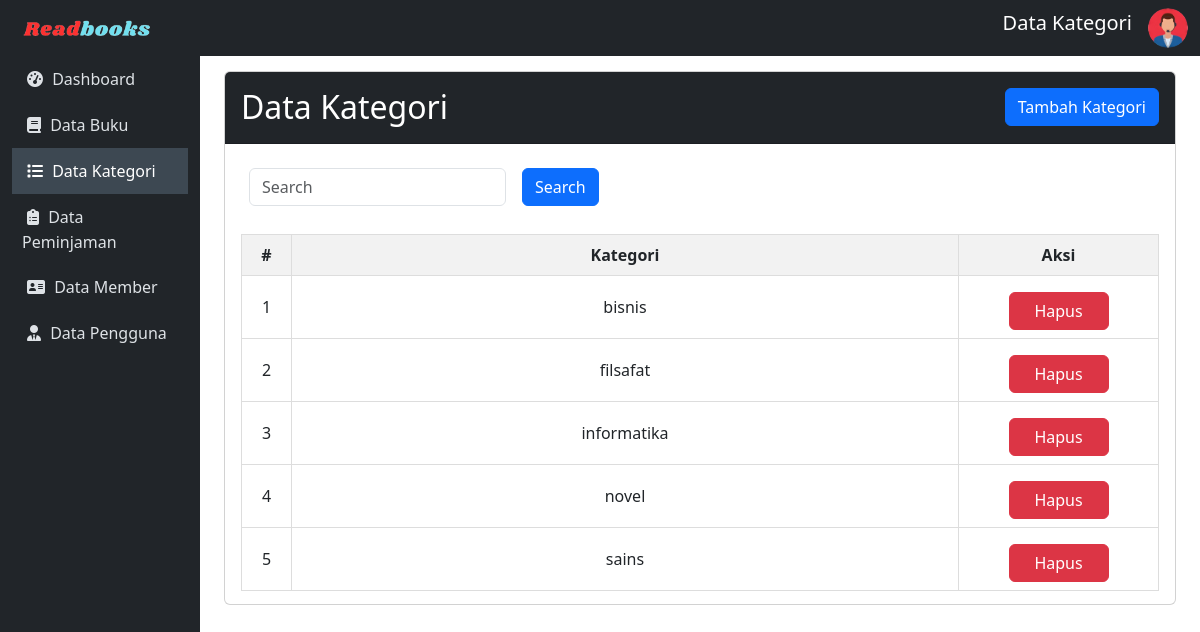
The app's page /admin/kategori/data-kategori.php with its own data.
### tables this page shows
CREATE TABLE `kategori_buku` (
  `kategori` varchar(255) NOT NULL
);

### config/config.php (called while the page is built, shortened)
<?php
$host = "127.0.0.1";
$username = "root";
$password = "";
$database_name = "brary";
$connection = mysqli_connect($host, $username, $password, $database_name);
function queryReadData($dataKategori)
{
  global $connection;
  $result = mysqli_query($connection, $dataKategori);
  $items = [];
  while ($item = mysqli_fetch_assoc($result)) {
    $items[] = $item;
  }
  return $items;
}
?>

### admin/kategori/data-kategori.php (the view, shortened to what this page needs)
<?php
include "../../config/config.php";
$datakategori = queryReadData("SELECT * FROM kategori_buku order by kategori ASC");
?>
<!DOCTYPE html>
<html lang="en">
<head>
    <link href="https://cdn.jsdelivr.net/npm/bootstrap@5.3.2/dist/css/bootstrap.min.css" rel="stylesheet">
</head>
<body>
    <nav class="navbar navbar-expand-lg navbar-dark sticky-top">
        <div class="container-fluid">
            <a class="navbar-brand" href="index.php"><img src="../../assets/readbook.png" width="150px"></a>
            <div class="collapse navbar-collapse" id="mynavbar">
                <ul class="navbar-nav ms-auto">
                    <li class="nav-item">
                        <span class="navbar-brand text-center">Data Kategori</span>
                    </li>
                    <li class="nav-item">
                        <i id="profile-icon" class="bi bi-person-circle text-light" data-bs-toggle="dropdown">
                            <img src="../../assets/adminLogo.png" alt="Avatar Logo" style="width:40px;" class="rounded-pill"></i>
                    </li>
                </ul>
            </div>
        </div>
    </nav>
    <div class="container-fluid">
        <div class="row">
            <nav id="sidebar" class="col-md-3 col-lg-2 d-md-block position-fixed vh-100">
                <div class="position-sticky">
                    <ul class="nav flex-column">
                        <li class="nav-item">
                            <a class="nav-link" href="../index.php">
                               <i class="fa fa-dashboard" style="margin: 5px;"></i>
                                Dashboard
                            </a>
                        </li>
                        <li class="nav-item">
                            <a class="nav-link" href="../buku/data-buku.php">
                            <i class="fa fa-book" style="margin: 5px;"></i>
                                Data Buku
                            </a>
                        </li>
                        <li class="nav-item">
                            <a class="nav-link active" href="data-kategori.php">
                            <i class="fa fa-list" style="margin: 5px;"></i>
                                Data Kategori
                            </a>
                        </li>
                        <li class="nav-item">
                            <a class="nav-link" href="../peminjaman/data-peminjaman.php">
                            <i class="fas fa-clipboard-list" style="margin: 5px;"></i>
                                Data Peminjaman
                            </a>
                        </li>
                        <li class="nav-item">
                            <a class="nav-link" href="../member/data-member.php">
                            <i class="fa fa-address-card" style="margin: 5px;"></i>
                                Data Member
                            </a>
                        </li>
                        <li class="nav-item">
                            <a class="nav-link" href="../akun/pengguna.php">
                            <i class="fas fa-user-tie" style="margin: 5px;"></i>
                                Data Pengguna
                            </a>
                        </li>
                    </ul>
                </div>
            </nav>
            <main id="content" class="col-md-9 ms-sm-auto col-lg-10 px-md-4">
                <div class="card">
                <div class="card-header bg-dark text-white">
                        <h2 class="mt-2">Data Kategori
                            <button type="button" class="btn btn-primary" data-bs-toggle="modal" data-bs-target="#myModal" style="float: right;">
                                Tambah Kategori
                            </button>
                        </h2>
                    </div>
                    <div class="card-body scrollable-card">
                        <form class="d-flex" action="" method="post">
                            <div style="display: flex;">
                                <input class="form-control m-2" type="text" name="keyword" id="keyword" placeholder="Search">
                                <button class="btn btn-primary m-2" type="submit" name="search">Search</button>
                            </div>
                        </form>
                        <table>
                            <thead>
                                <tr>
                                    <th style="width:50px;">#</th>
                                    <th>Kategori</th>
                                    <th style="width:200px;">Aksi</th>
                                </tr>
                            </thead>
                            <tbody>
                                <?php
                                $no = 1;
                                foreach ($datakategori as $item) :
                                ?>
                                    <tr>
                                        <td style="width:50px;"><?= $no++; ?></td>
                                        <td><?= $item['kategori']; ?></td>
                                        <td style="width:200px;">
                                            <a href="deleteKategori.php?kategori=<?= $item['kategori']; ?>" class="btn btn-danger mt-2" style="width:100px;" onclick="return confirm('Apakah <?= $item['kategori']; ?> ingin anda hapus? Jika anda hapus maka data buku dengan kategori ini juga akan terhapus!');">Hapus</a>
                                        </td>
                                    </tr>
                                <?php endforeach; ?>
                            </tbody>
                        </table>
                    </div>
                </div>
            </main>
        </div>
    </div>
</body>
</html>

### admin/kategori/data-kategori.php (style rules this page uses)
body { font-family: 'Segoe UI', Tahoma, Geneva, Verdana, sans-serif; }
#sidebar { background-color: #212529; color: #fff; }
#content { transition: margin-left 0.5s; padding: 15px; }
.navbar { background-color: #212529; }
.navbar-brand { color: #fff; }
.nav-link { padding: 10px; text-decoration: none; color: #dee2e6; transition: background-color 0.3s, color 0.3s; }
.nav-link.active { background-color: #3d4852; color: #fff; }
table { width: 100%; border-collapse: collapse; margin-top: 20px; }
th, td { border: 1px solid #ddd; padding: 8px; text-align: center; }
th { background-color: #f2f2f2; }
.scrollable-card { max-height: 460px; overflow-y: auto; }

### records on screen
kategori_buku: kategori "bisnis"
kategori_buku: kategori "filsafat"
kategori_buku: kategori "informatika"
kategori_buku: kategori "novel"
kategori_buku: kategori "sains"
